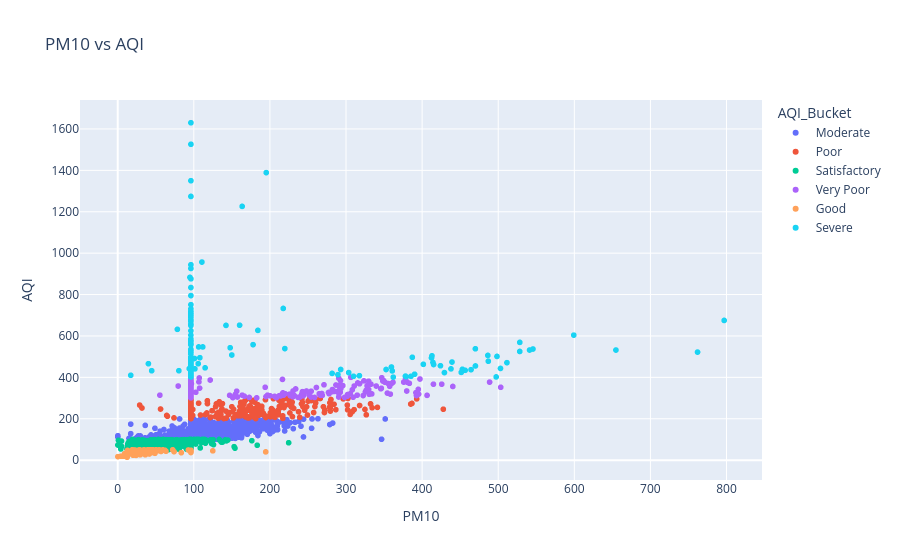

The notebook cell saved with this chart:
### Markdown cell above
## 7. Relationship Between PM10 and AQI

### Code cell
fig = px.scatter(
    sample_df,
    x="PM10",
    y="AQI",
    color="AQI_Bucket",
    title="PM10 vs AQI"
)

fig.show()

### Figure 1 — Plotly figure (JSON) as saved in the notebook; plotly's stock layout.template omitted (floating-point values rounded to 4 significant figures; data arrays with more than 128 entries replaced by an {"elided": "..."} marker saying what was removed)
{"data": [{"hovertemplate": "AQI_Bucket=Moderate<br>PM10=%{x}<br>AQI=%{y}<extra></extra>", "legendgroup": "Moderate", "marker": {"color": "#636efa", "symbol": "circle"}, "mode": "markers", "name": "Moderate", "showlegend": true, "type": "scattergl", "x": {"elided": "1066 float values"}, "xaxis": "x", "y": {"elided": "1066 float values"}, "yaxis": "y"}, {"hovertemplate": "AQI_Bucket=Poor<br>PM10=%{x}<br>AQI=%{y}<extra></extra>", "legendgroup": "Poor", "marker": {"color": "#EF553B", "symbol": "circle"}, "mode": "markers", "name": "Poor", "showlegend": true, "type": "scattergl", "x": {"elided": "326 float values"}, "xaxis": "x", "y": {"elided": "326 float values"}, "yaxis": "y"}, {"hovertemplate": "AQI_Bucket=Satisfactory<br>PM10=%{x}<br>AQI=%{y}<extra></extra>", "legendgroup": "Satisfactory", "marker": {"color": "#00cc96", "symbol": "circle"}, "mode": "markers", "name": "Satisfactory", "showlegend": true, "type": "scattergl", "x": {"elided": "981 float values"}, "xaxis": "x", "y": {"elided": "981 float values"}, "yaxis": "y"}, {"hovertemplate": "AQI_Bucket=Very Poor<br>PM10=%{x}<br>AQI=%{y}<extra></extra>", "legendgroup": "Very Poor", "marker": {"color": "#ab63fa", "symbol": "circle"}, "mode": "markers", "name": "Very Poor", "showlegend": true, "type": "scattergl", "x": {"elided": "278 float values"}, "xaxis": "x", "y": {"elided": "278 float values"}, "yaxis": "y"}, {"hovertemplate": "AQI_Bucket=Good<br>PM10=%{x}<br>AQI=%{y}<extra></extra>", "legendgroup": "Good", "marker": {"color": "#FFA15A", "symbol": "circle"}, "mode": "markers", "name": "Good", "showlegend": true, "type": "scattergl", "x": {"elided": "179 float values"}, "xaxis": "x", "y": {"elided": "179 float values"}, "yaxis": "y"}, {"hovertemplate": "AQI_Bucket=Severe<br>PM10=%{x}<br>AQI=%{y}<extra></extra>", "legendgroup": "Severe", "marker": {"color": "#19d3f3", "symbol": "circle"}, "mode": "markers", "name": "Severe", "showlegend": true, "type": "scattergl", "x": {"elided": "170 float values"}, "xaxis": "x", "y": {"elided": "170 float values"}, "yaxis": "y"}], "layout": {"legend": {"title": {"text": "AQI_Bucket"}, "tracegroupgap": 0}, "title": {"text": "PM10 vs AQI"}, "xaxis": {"anchor": "y", "domain": [0, 1], "title": {"text": "PM10"}}, "yaxis": {"anchor": "x", "domain": [0, 1], "title": {"text": "AQI"}}}}
